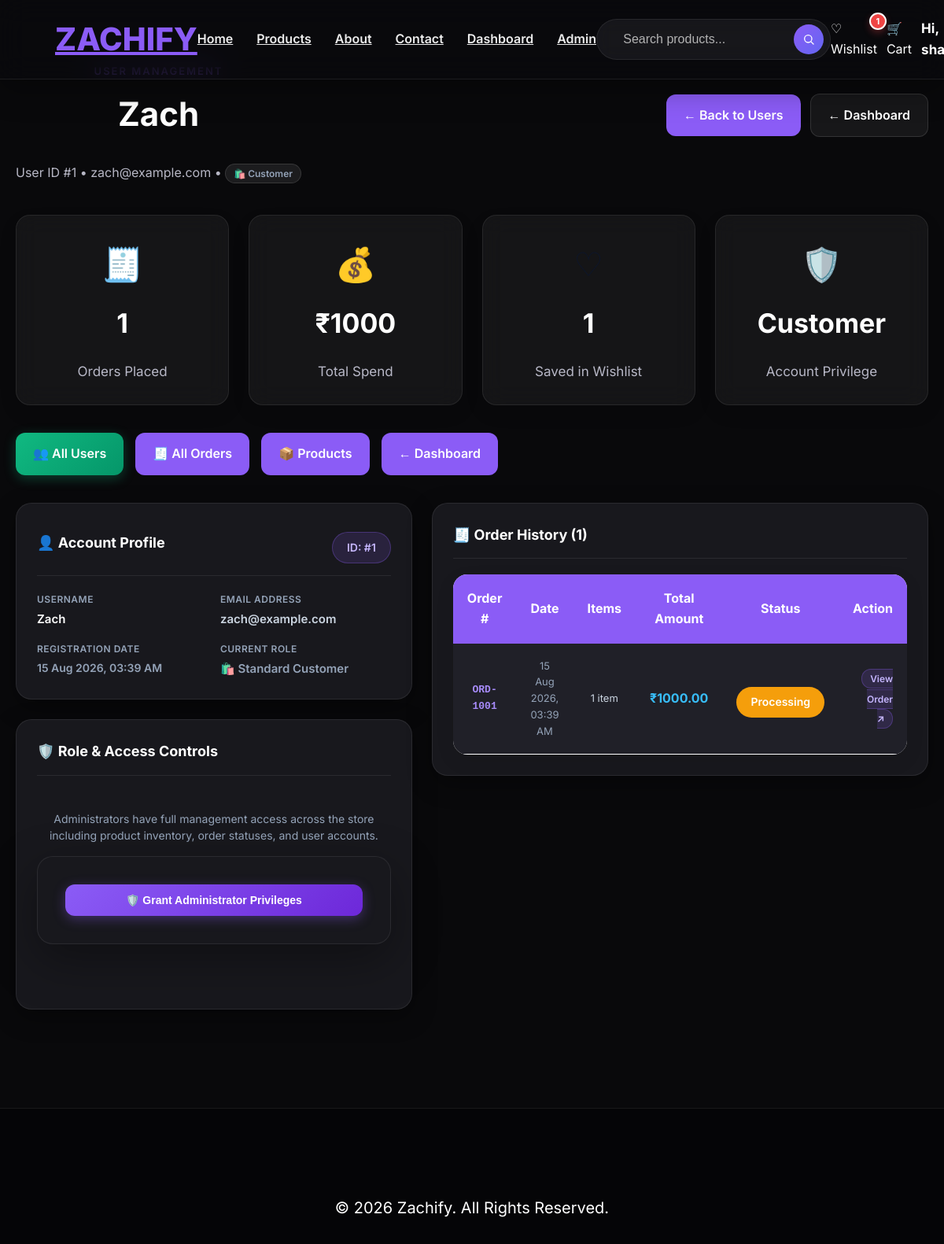
Before: /admin/users/1 (signed in) with the older database file.
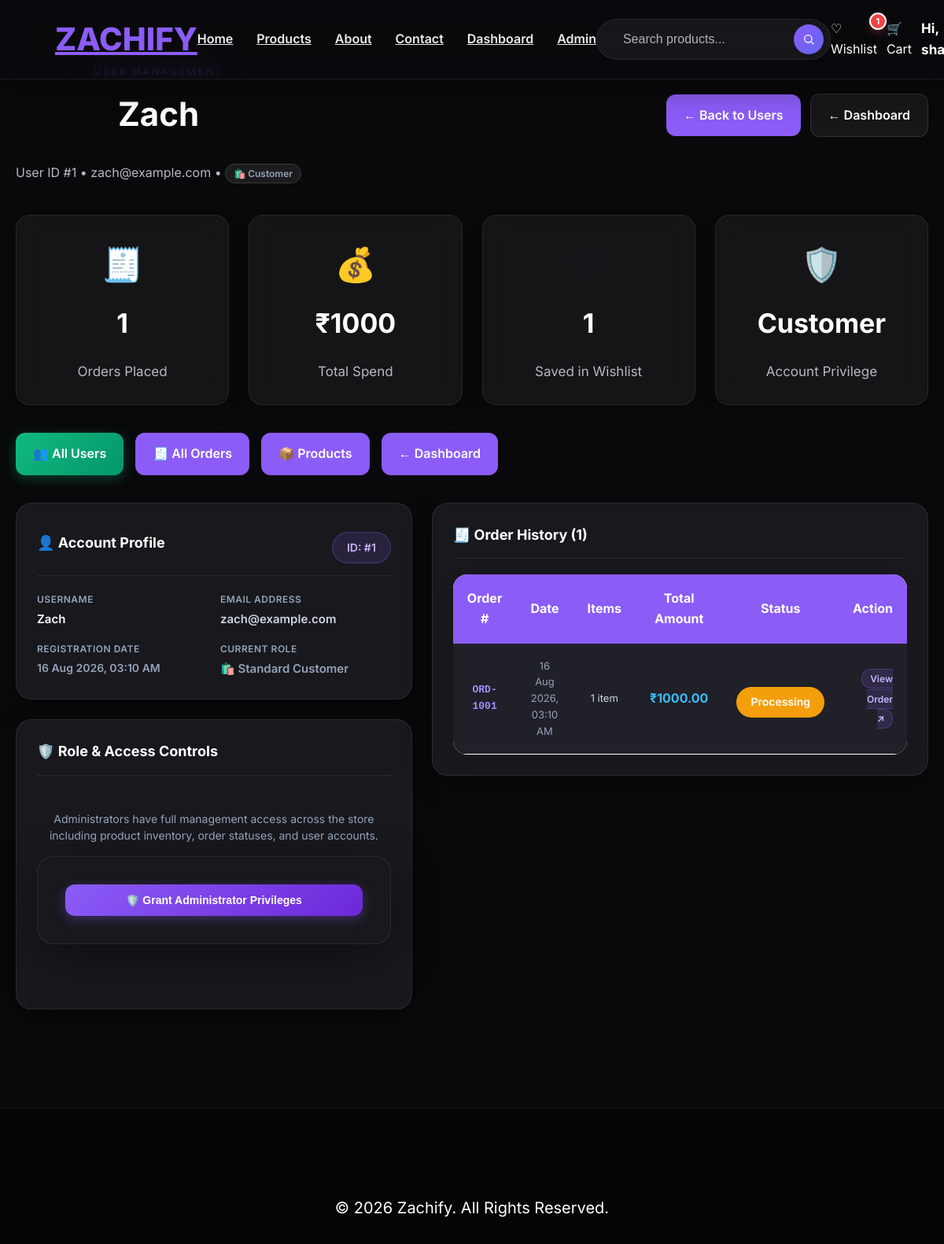
After: the same page with the newer database file.
### app.py (models this page shows)
class User(db.Model):
    id = db.Column(db.Integer, primary_key=True)
    username = db.Column(db.String(100), nullable=False)
    email = db.Column(db.String(120), unique=True, nullable=False)
    password = db.Column(db.String(200), nullable=False)
    is_admin = db.Column(db.Boolean, default=False, nullable=False)
    created_at = db.Column(db.DateTime, default=datetime.utcnow)
    wishlists = db.relationship("Wishlist", backref="user", lazy=True, cascade="all, delete-orphan")
    orders = db.relationship("Order", backref="user", lazy=True, cascade="all, delete-orphan")

class Order(db.Model):
    id = db.Column(db.Integer, primary_key=True)
    user_id = db.Column(db.Integer, db.ForeignKey("user.id"), nullable=False)
    order_number = db.Column(db.String(50), unique=True, nullable=False)
    status = db.Column(db.String(50), nullable=False, default="Processing")
    total_amount = db.Column(db.Float, nullable=False, default=0.0)
    created_at = db.Column(db.DateTime, default=datetime.utcnow)
    items = db.relationship("OrderItem", backref="order", lazy=True, cascade="all, delete-orphan")

### app.py (the view)
@app.route("/admin/user/<int:user_id>")
@app.route("/admin/users/<int:user_id>")
@admin_required
def admin_user_details(user_id):
    target_user = User.query.get_or_404(user_id)
    orders = (
        Order.query.filter_by(user_id=target_user.id)
        .order_by(Order.created_at.desc())
        .all()
    )
    total_orders = len(orders)
    total_spent = sum(order.total_amount for order in orders)
    wishlist_count = Wishlist.query.filter_by(user_id=target_user.id).count()
    return render_template(
        "admin_user_details.html",
        user=target_user,
        orders=orders,
        total_orders=total_orders,
        total_spent=total_spent,
        wishlist_count=wishlist_count,
    )

### app.py (called while the page is built)
def get_current_user():
    user = None
    user_id = session.get("user_id")
    if user_id:
        user = User.query.get(user_id)
    else:
        username = session.get("username")
        if username:
            user = User.query.filter_by(username=username).first()
    if user and user.email and user.email.lower() in {e.lower() for e in DEFAULT_ADMIN_EMAILS} and not user.is_admin:
        user.is_admin = True
        try:
            db.session.commit()
        except Exception:
            pass
    return user

def admin_required(f):
    @wraps(f)
    def decorated_function(*args, **kwargs):
        current_user = get_current_user()
        if not current_user:
            flash("Please login to access the admin area.", "danger")
            return redirect(url_for("login"))
        if not bool(current_user.is_admin):
            abort(403)
        return f(*args, **kwargs)
    return decorated_function

### templates/admin_user_details.html (shortened to what the changed rows need)
{% extends "base.html" %}
{% block content %}
<div class="admin-container">
    <div class="admin-header">
        <div>
            <p class="admin-kicker">USER MANAGEMENT</p>
            <h1>{{ user.username }}</h1>
            <p class="admin-subtitle">
                User ID #{{ user.id }} &bull; {{ user.email }} &bull;
                {% if user.is_admin %}
                    <span class="status-badge" style="background: linear-gradient(135deg, #8b5cf6, #6d28d9); color: #ffffff; font-weight: 700; padding: 2px 10px; font-size: 12px;">
                        🛡️ Administrator
                    </span>
                {% else %}
                    <span class="status-badge" style="background: rgba(255, 255, 255, 0.08); color: #94a3b8; border: 1px solid rgba(255, 255, 255, 0.12); padding: 2px 10px; font-size: 12px;">
                    </span>
                {% endif %}
            </p>
        </div>
    </div>
    <div class="dashboard-cards">
        <div class="dashboard-card">
            <h2>{{ total_orders }}</h2>
        </div>
        <div class="dashboard-card">
            <h2>₹{{ "%.0f"|format(total_spent) }}</h2>
        </div>
        <div class="dashboard-card">
            <h2>{{ wishlist_count }}</h2>
        </div>
        <div class="dashboard-card">
            <div class="card-icon">🛡️</div>
            <h2>{{ 'Admin' if user.is_admin else 'Customer' }}</h2>
            <p>Account Privilege</p>
        </div>
    </div>
    <div class="admin-order-grid">
        <div>
            <div class="admin-info-card">
                <div class="admin-info-card-header">
                    <h3>👤 Account Profile</h3>
                    <span class="status-badge" style="background: rgba(139, 92, 246, 0.15); color: #c4b5fd; border: 1px solid rgba(139, 92, 246, 0.3);">
                        ID: #{{ user.id }}
                    </span>
                </div>
                <div class="admin-info-list">
                    <div class="admin-info-item">
                        <span class="admin-info-label">Username</span>
                        <span class="admin-info-val" style="color: #ffffff; font-weight: 600;">{{ user.username }}</span>
                    </div>
                    <div class="admin-info-item">
                        <span class="admin-info-label">Email Address</span>
                        <span class="admin-info-val" style="color: #cbd5e1;">{{ user.email }}</span>
                    </div>
                    <div class="admin-info-item">
                        <span class="admin-info-label">Registration Date</span>
                        <span class="admin-info-val" style="color: #94a3b8; font-size: 14px;">
                            {{ user.created_at.strftime("%d %b %Y, %I:%M %p") if user.created_at else 'N/A' }}
                        </span>
                    </div>
                </div>
            </div>
        </div>
        <div>
            <div class="admin-info-card">
                {% if orders %}
                <table class="product-table" style="margin: 0;">
                    <thead>
                        <tr>
                            <th>Order #</th>
                            <th>Date</th>
                            <th>Items</th>
                            <th>Total Amount</th>
                            <th>Status</th>
                            <th style="text-align: right;">Action</th>
                        </tr>
                    </thead>
                    <tbody>
                        {% for ord in orders %}
                        <tr>
                            <td style="font-family: monospace; font-weight: 700; color: #a78bfa;">
                                <a href="{{ url_for('admin_order_details', order_id=ord.id) }}" style="color: #a78bfa; text-decoration: none;">
                                    {{ ord.order_number }}
                                </a>
                            </td>
                            <td style="color: #94a3b8; font-size: 13px;">
                                {{ ord.created_at.strftime("%d %b %Y, %I:%M %p") if ord.created_at else 'N/A' }}
                            </td>
                            <td style="color: #cbd5e1; font-size: 13px;">
                                {{ ord.items|length }} {{ 'item' if ord.items|length == 1 else 'items' }}
                            </td>
                            <td style="font-weight: 700; color: #38bdf8;">
                                ₹{{ "%.2f"|format(ord.total_amount) }}
                            </td>
                            <td>
                                <span class="status-badge {{ ord.status|lower }}">
                                    {{ ord.status }}
                                </span>
                            </td>
                            <td style="text-align: right;">
                                <a href="{{ url_for('admin_order_details', order_id=ord.id) }}" class="quick-btn" style="padding: 4px 10px; font-size: 12px; background: rgba(139, 92, 246, 0.15); border: 1px solid rgba(139, 92, 246, 0.3); color: #c4b5fd; text-decoration: none;">
                                    View Order ↗
                                </a>
                            </td>
                        </tr>
                        {% endfor %}
                    </tbody>
                </table>
                {% endif %}
            </div>
        </div>
    </div>
</div>
{% endblock %}

Changed rows visible on the page:
changed User "Zach": created_at "15 Aug 2026, 03:39 AM" → "16 Aug 2026, 03:10 AM"
changed Order "Processing": created_at "15 Aug 2026, 03:39 AM" → "16 Aug 2026, 03:10 AM"
